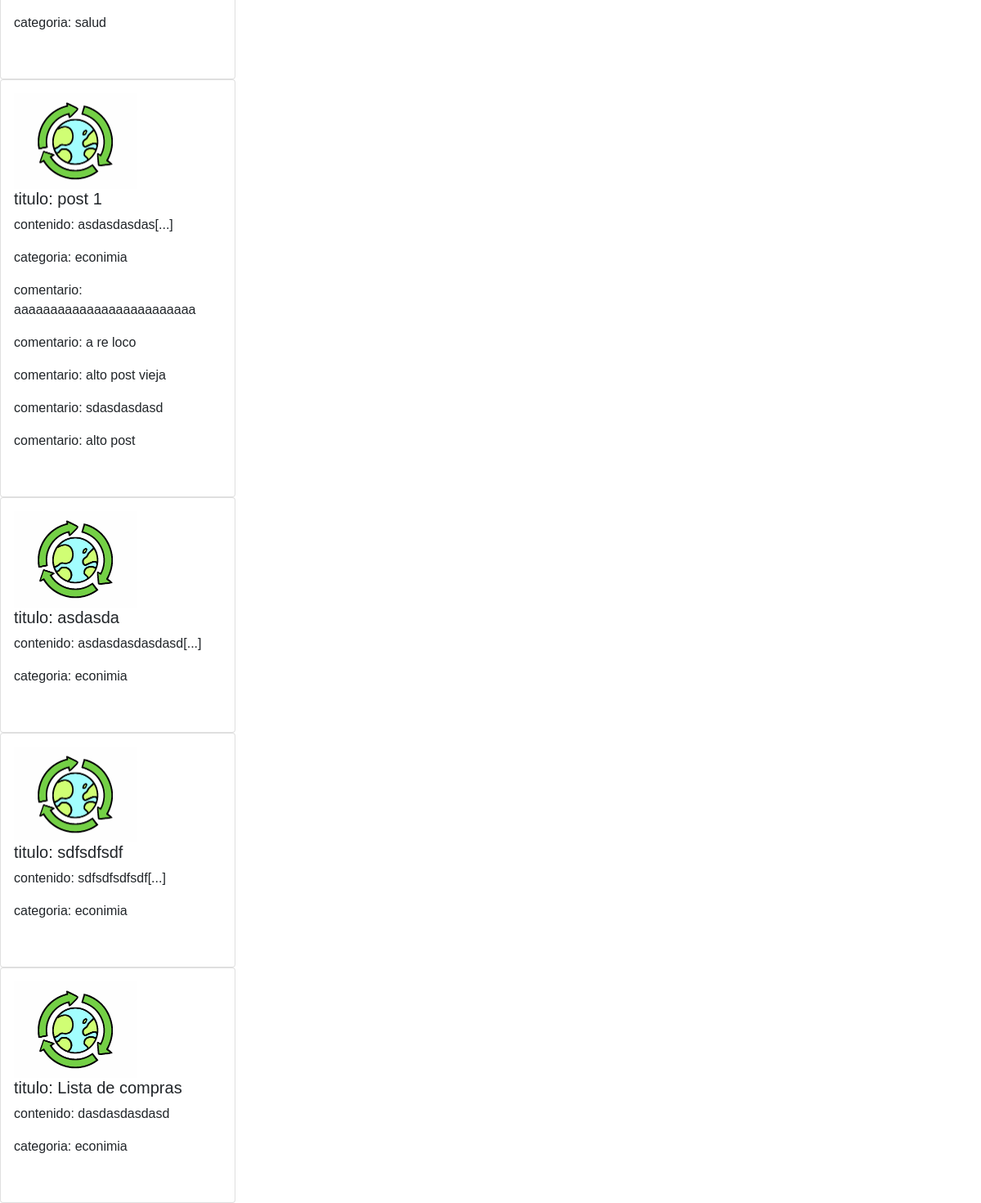
The app's page /perfil_usuario/ (signed in, lower part), older data.
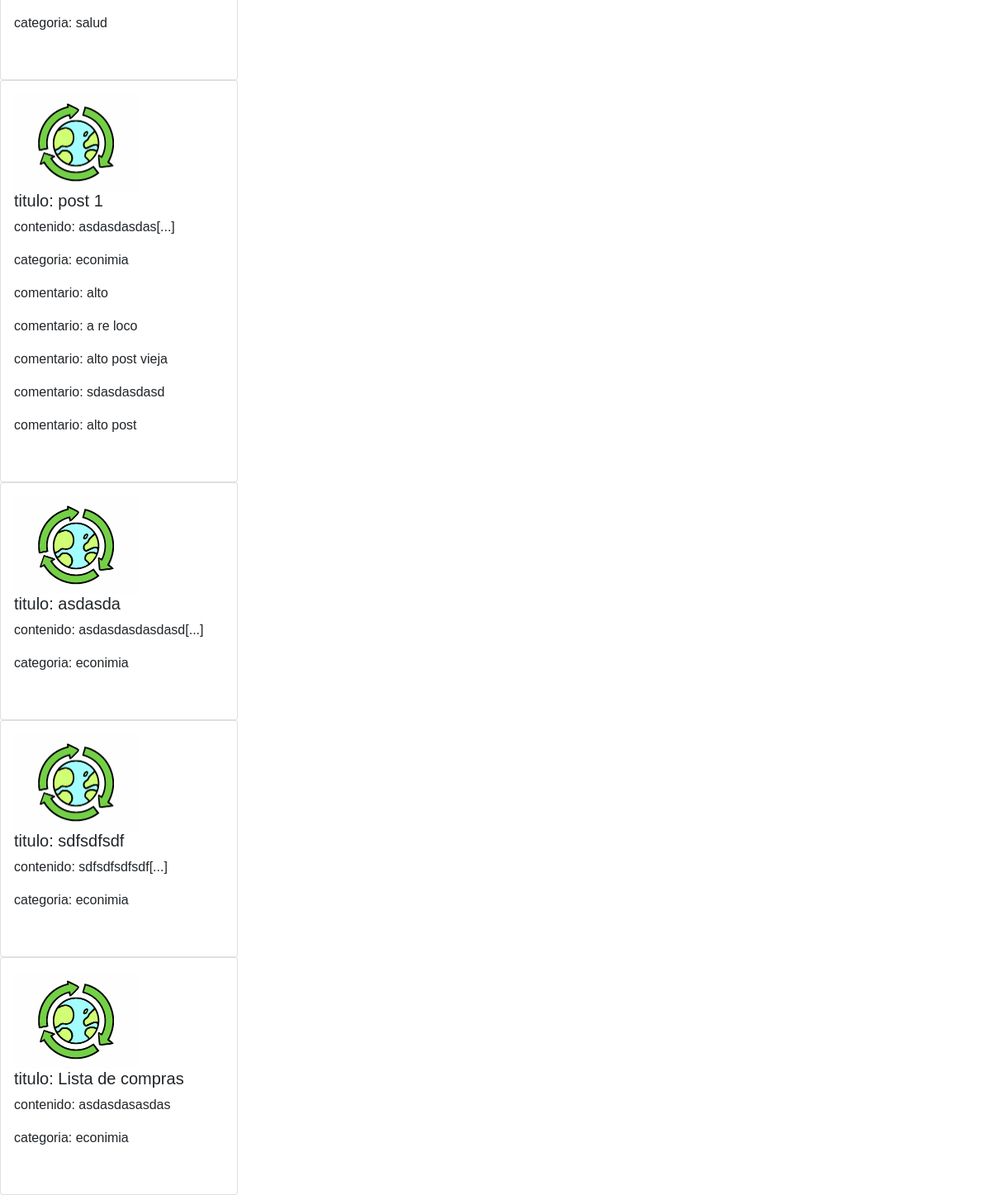
The same page, newer data.
### feed/models.py (models this page shows, shortened)
class comentario(models.Model):
    post = models.ForeignKey(post, on_delete=models.CASCADE)
    comentador = models.ForeignKey(User, on_delete=models.CASCADE, null=True)
    contenido = models.TextField()
    creado_en = models.DateTimeField(auto_now_add=True)
    actualizado_en = models.DateTimeField(auto_now=True)
    aprobado = models.BooleanField(default=False)

class post(models.Model):
    posteador = models.ForeignKey(User, on_delete=models.CASCADE, null=True)
    titulo = models.CharField(max_length=100)
    contenido = models.TextField()
    pre_contenido = models.TextField()
    categoria = models.ForeignKey(categoria, on_delete=models.CASCADE,  default=1, null=False)
    creado_en = models.DateTimeField(auto_now_add=True)
    actualizado_en = models.DateTimeField(auto_now=True)
    me_gusta = models.IntegerField(default=0)
    no_megusta = models.IntegerField(default=0)
    imagen = models.FileField(upload_to='imagenes_posts', default='post_default.jpg')
    visitas = models.IntegerField(default=0)

class categoria(models.Model):
    name = models.CharField(max_length=50)
    imagen = models.ImageField(upload_to='categoria',default='categoria_default.png')
    def __str__(self):
        return self.name

### feed/views.py (the view)
# urls.py: path('perfil_usuario/',views.perfil_usuario, name='perfil_usuario'),
@login_required
def perfil_usuario(request):
    notif_user = notificaciones.objects.filter(post__posteador_id=request.user.id ).exclude(usuario_id = request.user.id).order_by('creado_en').reverse()[:10]
    posteos = post.objects.filter(posteador_id=request.user.id)
    comentarios = comentario.objects.filter().exclude(comentador_id=request.user.id).order_by('creado_en').reverse()
    categorias = categoria.objects.all()
    contexto = {'posteos':posteos, 'comentarios':comentarios, 'categorias':categorias, 'notif_user':notif_user}
    return render(request,"perfil_usuario.html",contexto)

### feed/templates/perfil_usuario.html (shortened to what this page needs)
{% extends "base.html" %}
{% block content %}
     <br>
     <br>
     {% for post in posteos %}
     <div class="card" style="width: 18rem;">
         <div class="card-body">
            <img src="{{post.imagen.url}}" alt="{{post.tipo_17_ODS}}" style="width:150px;">
             <h5 class="card-title">titulo: {{ post.titulo }}</h5>
             <p class="card-text">contenido: {{ post.pre_contenido }}</p>
             <p class="card-text">  categoria: {{post.categoria}} </p>
             {% for comentario in comentarios %}
             {% if comentario.post_id == post.id %}
                 <p class="card-text">comentario: {{ comentario.contenido }}</p>
             {% endif %}
             {% endfor %}
             <br>
         </div>
     </div>
 {% endfor %}
{% endblock %}

Row changes from the older to the newer data that the page shows:
changed comentario: contenido "aaaaaaaaaaaaaaaaaaaaaaaaa" → "alto"
changed post "Lista de compras": pre_contenido "dasdasdasdasd" → "asdasdasasdas"
